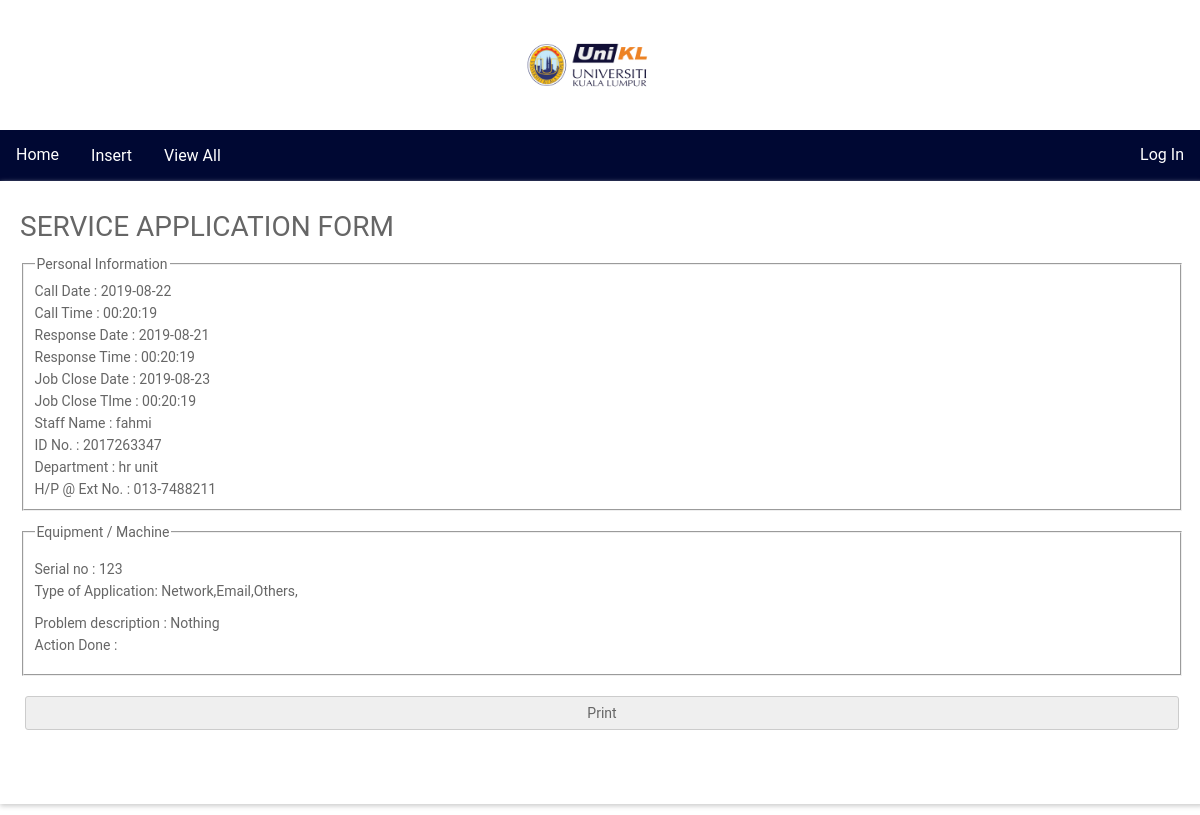
The page /View_Services.php?id=2017263347 on the database its author committed.
### tables this page shows
CREATE TABLE `form_service` (
  `Call_date` date NOT NULL,
  `Call_time` time NOT NULL,
  `Response_date` date NOT NULL,
  `Response_time` time NOT NULL,
  `JobC_date` date NOT NULL,
  `JobC_time` time NOT NULL,
  `Name` varchar(50) NOT NULL,
  `ID` int(50) NOT NULL,
  `Department` varchar(50) NOT NULL,
  `Tel` varchar(20) NOT NULL,
  `Equipm_machineT` varchar(50) NOT NULL,
  `Serial_no` varchar(50) NOT NULL,
  `ProblemT` varchar(50) NOT NULL,
  `Problem_desc` varchar(250) NOT NULL
);

### View_Services.php (the view, shortened to what this page needs)
<html>
<head>
<link rel="stylesheet" href="View.css">
</head>
<div class="header">
<h1><center><a href="main.php" class="active"><img src="logo.png" alt="Girl in a jacket" width="200" height="100"></a></center></h1>
  </div>
  <div class="navbar">
    <a href="main.php" class="active">Home</a>
    <div class="dropdown">
      <button class="dropbtn">Insert
      </button>
    </div>
    <div class="dropdown">
      <button class="dropbtn">View All
      </button>
    </div>
    <div class="topnav-right">
      <a href="Login_Page.php">Log In</a>
    </div>
  </div>
<body>
<?php
include('db.php');
$id=isset($_REQUEST['id'])? $_REQUEST['id'] : "0";
	$query = "select * from form_service where id='$id'";
	$data = mysqli_query($conn,$query);
	$rec = mysqli_fetch_array($data,MYSQLI_ASSOC);
?>
<form method="POST">
<div id="id">
<div class="item">
<h1 class = "serif">SERVICE APPLICATION FORM</h1>
<fieldset>
<legend>Personal Information</legend>
<p readonly> Call Date       : <?php echo $rec['Call_date']; ?></p>
<p readonly> Call Time       : <?php echo $rec['Call_time']; ?></p>
<p readonly> Response Date   : <?php echo $rec['Response_date']; ?></p>
<p readonly> Response Time   : <?php echo $rec['Response_time']; ?></p>
<p readonly> Job Close Date  : <?php echo $rec['JobC_date']; ?></p>
<p readonly> Job Close TIme  : <?php echo $rec['JobC_time']; ?></p>
<p readonly> Staff Name      : <?php echo $rec['Name']; ?></p>
<p readonly> ID No.          : <?php echo $rec['ID']; ?></p>
<p readonly> Department      : <?php echo $rec['Department']; ?></p>
<p readonly> H/P @ Ext No.   : <?php echo $rec['Tel']; ?></p>
</div>
<fieldset>
<legend>Equipment / Machine</legend>
<div class="item preferred-metod">
        <div class="preferred-metod-item">
			<p readonly> Serial no          : <?php echo $rec['Serial_no']; ?></p>
			<p readonly> Type of Application: <?php echo $rec['ProblemT']; ?></p>
		</div>
		<div class="item">
          <p readonly>Problem description : <?php echo $rec['Problem_desc']; ?></p>
		  <p readonly>Action Done         : <?php echo $rec['Action_done']; ?></p>
        </div>
</fieldset>
</div>
		<div class="btn-block">
		<input type="button" value="Print" onclick="printPage('id');"></input>
        </div>
		<br></br>
</form>
</body>
</html>

### View.css (style rules this page uses)
html, body { min-height: 100%; }
body, div, form, input, select, p { padding: 0; margin: 0; outline: none; font-family: Roboto, Arial, sans-serif; font-size: 14px; color: #666; line-height: 22px; }
h1 { margin: 15px 0; font-weight: 400; }
form { width: 97%; padding: 20px; background: #fff; box-shadow: 0 2px 5px #ccc; }
input, select, textarea { margin-bottom: 10px; border: 1px solid #ccc; border-radius: 3px; }
input { width: calc(100% - 10px); padding: 5px; }
.item { position: relative; margin: 10px 0; }
.btn-block { margin-top: 20px; text-align: center; }
@media (min-width: 568px) { body { font-family: Arial, Helvetica, sans-serif; } }
@media (min-width: 568px) { .navbar { overflow: hidden; background-color: #000833; } }
@media (min-width: 568px) { .navbar a { float: left; font-size: 16px; color: white; text-align: center; padding: 14px 16px; text-decoration: none; } }
@media (min-width: 568px) { .dropdown { float: left; overflow: hidden; } }
@media (min-width: 568px) { .dropdown .dropbtn { font-size: 16px; border: none; outline: none; color: white; padding: 16px 16px; background-color: inherit; font-family: inherit; margin: 0; } }

### View_Services.php (style rules this page uses)
html, body { min-height: 100%; }
body, div, form, input, select, p { padding: 0; margin: 0; outline: none; font-family: Roboto, Arial, sans-serif; font-size: 14px; color: #666; line-height: 22px; }
h1 { margin: 15px 0; font-weight: 400; }
form { width: 97%; padding: 20px; background: #fff; box-shadow: 0 2px 5px #ccc; }
input, select, textarea { margin-bottom: 10px; border: 1px solid #ccc; border-radius: 3px; }
input { width: calc(100% - 10px); padding: 5px; }
.item { position: relative; margin: 10px 0; }
.btn-block { margin-top: 20px; text-align: center; }
@media (min-width: 568px) { body { font-family: Arial, Helvetica, sans-serif; } }
@media (min-width: 568px) { .navbar { overflow: hidden; background-color: #000833; } }
@media (min-width: 568px) { .navbar a { float: left; font-size: 16px; color: white; text-align: center; padding: 14px 16px; text-decoration: none; } }
@media (min-width: 568px) { .dropdown { float: left; overflow: hidden; } }
@media (min-width: 568px) { .dropdown .dropbtn { font-size: 16px; border: none; outline: none; color: white; padding: 16px 16px; background-color: inherit; font-family: inherit; margin: 0; } }
@media (min-width: 568px) { .topnav-right { float: right; } }

### rows shown on the page
form_service: Call_date "2019-08-22", Call_time "00:20:19", Response_date "2019-08-21", Response_time "00:20:19", JobC_date "2019-08-23", JobC_time "00:20:19", Name "fahmi", ID "2017263347", Department "hr unit", Tel "013-7488211", Serial_no "123", ProblemT "Network,Email,Others,", Problem_desc "Nothing"
